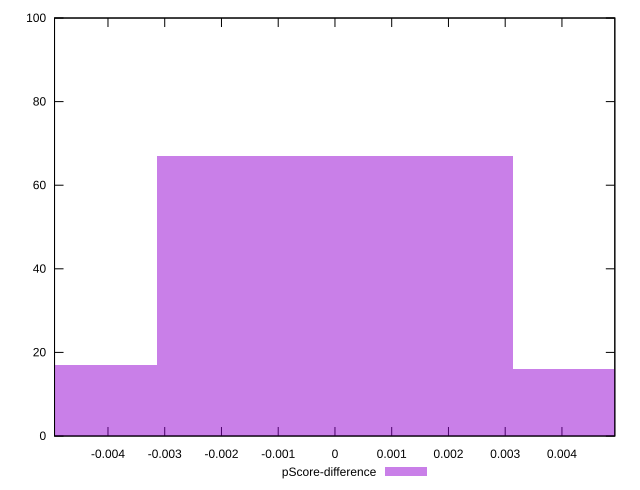

Here is the gnuplot script that generated this plot:
reset

$pScoreDifference <<EOF
0 67
0.006269485449567964 16
-0.006269485449567964 17
EOF

set key outside below
set boxwidth 0.006269485449567964
set xrange [-0.004941863849431072:0.004931961747639213]
set yrange [0:100]
set trange [0:100]
set style fill transparent solid 0.5 noborder
set terminal svg size 640, 490 enhanced background rgb 'white'
set output "reprap/mainthread-work-breakdown/samples/pages+cached+noexternal+nomedia/pScore-difference/histogram.svg"

plot $pScoreDifference title "pScore-difference" with boxes

reset
